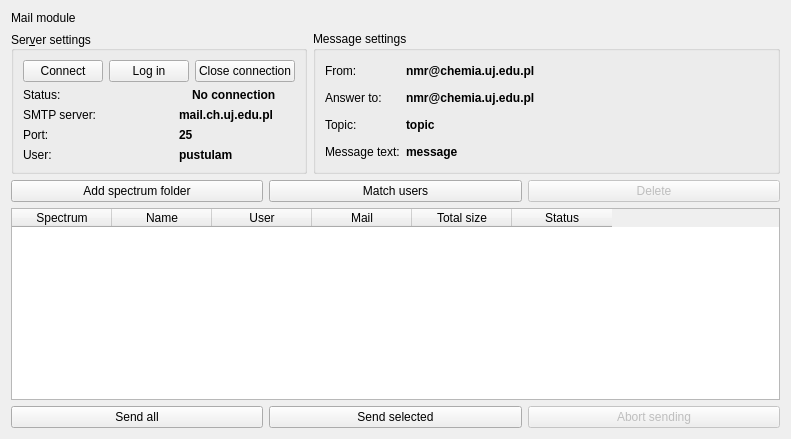
      <widget class="QWidget" name="page_2">
       <layout class="QVBoxLayout" name="verticalLayout_4">
        <item>
         <widget class="QLabel" name="label_4">
          <property name="text">
           <string>Mail module</string>
          </property>
         </widget>
        </item>
        <item>
         <layout class="QHBoxLayout" name="horizontalLayout_7">
          <property name="topMargin">
           <number>0</number>
          </property>
          <property name="bottomMargin">
           <number>0</number>
          </property>
          <item>
           <widget class="QGroupBox" name="groupBox">
            <property name="title">
             <string>Ser&amp;ver settings</string>
            </property>
            <property name="alignment">
             <set>Qt::AlignLeading|Qt::AlignLeft|Qt::AlignVCenter</set>
            </property>
            <property name="flat">
             <bool>false</bool>
            </property>
            <property name="checkable">
             <bool>false</bool>
            </property>
            <layout class="QGridLayout" name="gridLayout_3">
             <item row="3" column="0">
              <widget class="QLabel" name="label_15">
               <property name="sizePolicy">
                <sizepolicy hsizetype="Fixed" vsizetype="Preferred">
                 <horstretch>0</horstretch>
                 <verstretch>0</verstretch>
                </sizepolicy>
               </property>
               <property name="text">
                <string>Status:</string>
               </property>
              </widget>
             </item>
             <item row="7" column="1">
              <widget class="QLabel" name="label_server">
               <property name="font">
                <font>
                 <weight>75</weight>
                 <bold>true</bold>
                </font>
               </property>
               <property name="text">
                <string>mail.ch.uj.edu.pl</string>
               </property>
              </widget>
             </item>
             <item row="8" column="1">
              <widget class="QLabel" name="label_port">
               <property name="font">
                <font>
                 <weight>75</weight>
                 <bold>true</bold>
                </font>
               </property>
               <property name="text">
                <string>25</string>
               </property>
              </widget>
             </item>
             <item row="9" column="0">
              <widget class="QLabel" name="label_13">
               <property name="text">
                <string>User:</string>
               </property>
              </widget>
             </item>
             <item row="8" column="0">
              <widget class="QLabel" name="label_11">
               <property name="text">
                <string>Port:</string>
               </property>
              </widget>
             </item>
             <item row="9" column="1">
              <widget class="QLabel" name="label_user">
               <property name="font">
                <font>
                 <weight>75</weight>
                 <bold>true</bold>
                </font>
               </property>
               <property name="text">
                <string>pustulam</string>
               </property>
              </widget>
             </item>
             <item row="7" column="0">
              <widget class="QLabel" name="label_5">
               <property name="minimumSize">
                <size>
                 <width>150</width>
                 <height>0</height>
                </size>
               </property>
               <property name="text">
                <string>SMTP server:</string>
               </property>
              </widget>
             </item>
             <item row="3" column="1">
              <layout class="QHBoxLayout" name="horizontalLayout_6">
               <item>
                <widget class="QLabel" name="label_17">
                 <property name="sizePolicy">
                  <sizepolicy hsizetype="Fixed" vsizetype="Preferred">
                   <horstretch>0</horstretch>
                   <verstretch>0</verstretch>
                  </sizepolicy>
                 </property>
                 <property name="text">
                  <string/>
                 </property>
                 <property name="pixmap">
                  <pixmap>icons/if_Circle_Red_34214.ico</pixmap>
                 </property>
                </widget>
               </item>
               <item>
                <widget class="QLabel" name="label_status">
                 <property name="font">
                  <font>
                   <weight>75</weight>
                   <bold>true</bold>
                  </font>
                 </property>
                 <property name="text">
                  <string>No connection</string>
                 </property>
                </widget>
               </item>
              </layout>
             </item>
             <item row="0" column="0" colspan="2">
              <layout class="QHBoxLayout" name="horizontalLayout_8">
               <property name="topMargin">
                <number>0</number>
               </property>
               <property name="bottomMargin">
                <number>0</number>
               </property>
               <item>
                <widget class="QPushButton" name="button_connect">
                 <property name="text">
                  <string>Connect</string>
                 </property>
                </widget>
               </item>
               <item>
                <widget class="QPushButton" name="button_login">
                 <property name="text">
                  <string>Log in</string>
                 </property>
                </widget>
               </item>
               <item>
                <widget class="QPushButton" name="button_logout">
                 <property name="text">
                  <string>Close connection</string>
                 </property>
                </widget>
               </item>
              </layout>
             </item>
            </layout>
           </widget>
          </item>
          <item>
           <widget class="QGroupBox" name="groupBox_2">
            <property name="sizePolicy">
             <sizepolicy hsizetype="Minimum" vsizetype="Preferred">
              <horstretch>0</horstretch>
              <verstretch>0</verstretch>
             </sizepolicy>
            </property>
            <property name="title">
             <string>Message settings</string>
            </property>
            <layout class="QGridLayout" name="gridLayout_2">
             <item row="0" column="0">
              <widget class="QLabel" name="label_7">
               <property name="text">
                <string>From:</string>
               </property>
              </widget>
             </item>
             <item row="0" column="1">
              <widget class="QLabel" name="label_from">
               <property name="font">
                <font>
                 <weight>75</weight>
                 <italic>false</italic>
                 <bold>true</bold>
                </font>
               </property>
               <property name="text">
                <string>nmr@chemia.uj.edu.pl</string>
               </property>
              </widget>
             </item>
             <item row="2" column="0">
              <widget class="QLabel" name="label_12">
               <property name="text">
                <string>Topic:</string>
               </property>
              </widget>
             </item>
             <item row="2" column="1" colspan="3">
              <widget class="QLabel" name="label_topic">
               <property name="font">
                <font>
                 <weight>75</weight>
                 <bold>true</bold>
                </font>
               </property>
               <property name="text">
                <string>topic</string>
               </property>
              </widget>
             </item>
             <item row="3" column="0">
              <widget class="QLabel" name="label_16">
               <property name="text">
                <string>Message text:</string>
               </property>
              </widget>
             </item>
             <item row="3" column="1">
              <widget class="QLabel" name="label_text">
               <property name="minimumSize">
                <size>
                 <width>350</width>
                 <height>0</height>
                </size>
               </property>
               <property name="font">
                <font>
                 <weight>75</weight>
                 <bold>true</bold>
                </font>
               </property>
               <property name="text">
                <string>message</string>
               </property>
              </widget>
             </item>
             <item row="1" column="0">
              <widget class="QLabel" name="label_9">
               <property name="text">
                <string>Answer to:</string>
               </property>
              </widget>
             </item>
             <item row="1" column="1">
              <widget class="QLabel" name="label_ans">
               <property name="font">
                <font>
                 <weight>75</weight>
                 <bold>true</bold>
                </font>
               </property>
               <property name="text">
                <string>nmr@chemia.uj.edu.pl</string>
               </property>
              </widget>
             </item>
            </layout>
           </widget>
          </item>
         </layout>
        </item>
        <item>
         <layout class="QHBoxLayout" name="horizontalLayout_4">
          <item>
           <widget class="QPushButton" name="pushButton_2">
            <property name="text">
             <string>Add spectrum folder</string>
            </property>
           </widget>
          </item>
          <item>
           <widget class="QPushButton" name="pushButton_3">
            <property name="text">
             <string>Match users</string>
            </property>
           </widget>
          </item>
          <item>
           <widget class="QPushButton" name="pushButton_4">
            <property name="enabled">
             <bool>false</bool>
            </property>
            <property name="text">
             <string>Delete</string>
            </property>
           </widget>
          </item>
         </layout>
        </item>
        <item>
         <widget class="QTableWidget" name="tableWidget_2">
          <property name="selectionBehavior">
           <enum>QAbstractItemView::SelectRows</enum>
          </property>
          <column>
           <property name="text">
            <string>Spectrum</string>
           </property>
          </column>
          <column>
           <property name="text">
            <string>Name</string>
           </property>
          </column>
          <column>
           <property name="text">
            <string>User</string>
           </property>
          </column>
          <column>
           <property name="text">
            <string>Mail</string>
           </property>
          </column>
          <column>
           <property name="text">
            <string>Total size</string>
           </property>
          </column>
          <column>
           <property name="text">
            <string>Status</string>
           </property>
          </column>
         </widget>
        </item>
        <item>
         <layout class="QHBoxLayout" name="horizontalLayout_5">
          <item>
           <widget class="QPushButton" name="pushButton_5">
            <property name="text">
             <string>Send all</string>
            </property>
           </widget>
          </item>
          <item>
           <widget class="QPushButton" name="pushButton_6">
            <property name="text">
             <string>Send selected</string>
            </property>
           </widget>
          </item>
          <item>
           <widget class="QPushButton" name="pushButton_7">
            <property name="enabled">
             <bool>false</bool>
            </property>
            <property name="text">
             <string>Abort sending</string>
            </property>
           </widget>
          </item>
         </layout>
        </item>
       </layout>
      </widget>
